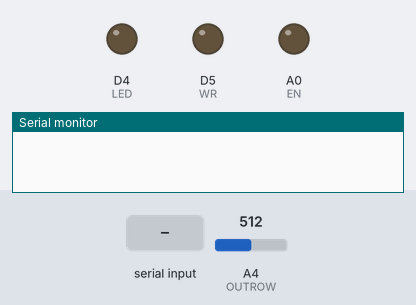
Bench run of a sketch on a simulated Arduino Due. On the bench: output pins drawn as LEDs (lit = HIGH), the last lines printed to the serial monitor. Inputs (shaded band) come from the test bench; at power-on: A4 (OUTROW) = 512 (analog values on the 0–1023 scale). Pins used as bus, display or sensor lines are not drawn.

Above: at 1.2 s.
1.3 s: "1,90,45\n" received over Serial
At 3.4 s:
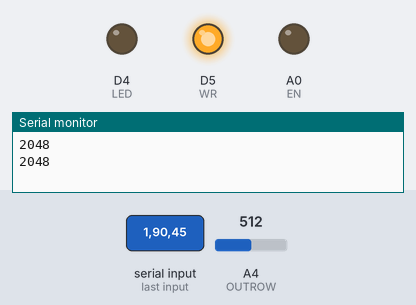
3.8 s: "90,45\n" received over Serial
At 5.2 s:
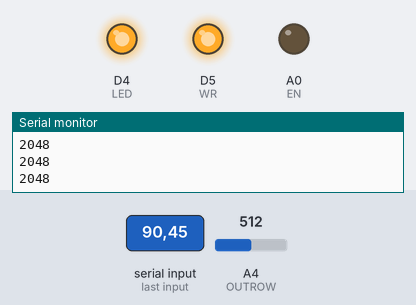
6.3 s: "30,150\n" received over Serial
At 8.4 s:
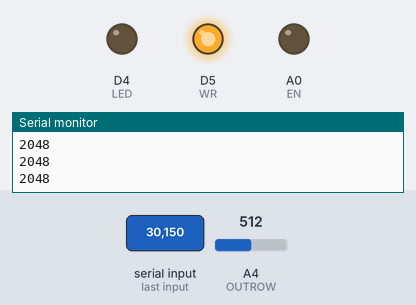
Timing chart, 0 to 9.9 s (numbered marks = the images above; inputs shaded):
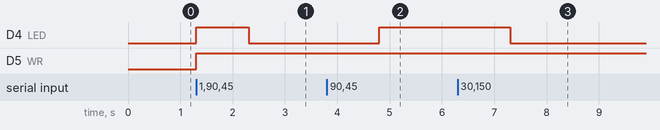

Measured:
- after the input at 1.3 s, D4 (LED): LOW → HIGH at once, → LOW 1.0 s later; D5 (WR): LOW → HIGH at once
- after the input at 3.8 s, D4 (LED): LOW → HIGH after 1.0 s
- after the input at 6.3 s, D4 (LED): HIGH → LOW after 1.0 s

The sketch:

digiOBSCURA_Webcam_Arduino.ino
```cpp
// (licence header left out)
int SCOL[5] = {8, A5, A1, A2, 3};  //A0, A1, A2, A3, A4 Respectively on Arduino
int SROW[5] = {1, 0, 7, 38, 2};
int CS = 6;
int WR = 5;
int EN = A0;
int LED = 4;
int colfix[32] = {16, 17, 18, 19, 20, 21, 22, 23, 24, 25, 26, 27, 28, 29, 30, 31, 0, 1, 2, 3, 4, 5, 6, 7, 8, 9, 10, 11, 12, 13, 14, 15};
int rowfix[32] = {0, 1, 2, 3, 4, 5, 6, 7, 8, 9, 10, 11, 12, 13, 14, 15, 31, 30, 29, 28, 27, 26, 25, 24, 23, 22, 21, 20, 19, 18, 17, 16};

int imgRAM[32][32];

volatile int output = 0;
volatile int sensor = 0;
int OUTCOL = A3; //COL needs to be an OUTPUT with 3.3V
int OUTROW = A4; //ROW is the input (voltage divider middle)
int lastcol = 0;
int lastrow = 0;
void setup() {
  // put your setup code here, to run once:
  analogReadResolution(12);
  for (int x = 0; x < 5; x++) {
    pinMode(SCOL[x], OUTPUT);
    digitalWrite(SCOL[x], LOW);
  }
  for (int x = 0; x < 5; x++) {
    pinMode(SROW[x], OUTPUT);
    digitalWrite(SROW[x], LOW);
  }
  pinMode(CS, OUTPUT);
  digitalWrite(CS, LOW);
  pinMode(WR, OUTPUT);
  digitalWrite(WR, LOW);
  pinMode(EN, OUTPUT);
  digitalWrite(EN, LOW);
pinMode(LED, OUTPUT);
  digitalWrite(LED, LOW);
  pinMode(OUTCOL, OUTPUT);
  digitalWrite(OUTCOL, HIGH);
  pinMode(OUTROW, INPUT);

  Serial.begin(115200);
}

void loop() {
  // put your main code here, to run repeatedly:

  while (Serial.available() == 0);
  int colval = Serial.parseInt();
  //Serial.println(colval);
  digitalWrite(LED,HIGH);
  while (Serial.available() == 0);
  int rowval = Serial.parseInt();
  //Serial.println(rowval);
  output = 0;
  pixelSelect(colval, rowval);

  volatile int avg = 0;
  int numavg = 1;
//  for (int x = 0; x < 5; x++) {
//
//    int values = digitalRead(SCOL[4-x]);
//
//    Serial.print(values);
//  }
//  Serial.println();
//    for (int x = 0; x < 5; x++) {
//
//    int values = digitalRead(SROW[4-x]);
//
//    Serial.print(values);
//  }
//  Serial.println();
  for (int i = 0; i < numavg; i++) {
    sensor = analogRead(OUTROW);
    //Serial.println(sensor);
    avg = sensor + avg;
    //delayMicroseconds(1000);
  }
  output = avg / numavg;
  //output = map(output, 0, 4096, 0, 255);
  //output = constrain(output, 0, 255);
  Serial.println(output);
  digitalWrite(LED,LOW);
}


void pixelSelect(int col, int row) {
  int realrow = rowfix[row];
  int realcol = colfix[col];

  digitalWrite(WR, LOW);
  delayMicroseconds(1000);
  //Serial.println(realrow);
  //Serial.println(realcol);
  if(lastcol != realcol){
  for (int x = 0; x < 5; x++) {
    byte state = bitRead(realcol, 4-x);
    digitalWrite(SCOL[4-x], state);
    lastcol = realcol;
    //Serial.print(state);
  }
  //Serial.println();
  delayMicroseconds(1000);
  }
  if (lastrow != realrow){
  for (int y = 0; y < 5; y++) {
    byte state1 = bitRead(realrow, 4-y);
    digitalWrite(SROW[4-y], state1);
    lastrow = realrow;
    //Serial.print(state1);
  }
  //Serial.println();
  delayMicroseconds(1000);
  }
  digitalWrite(WR, HIGH);


}
```
